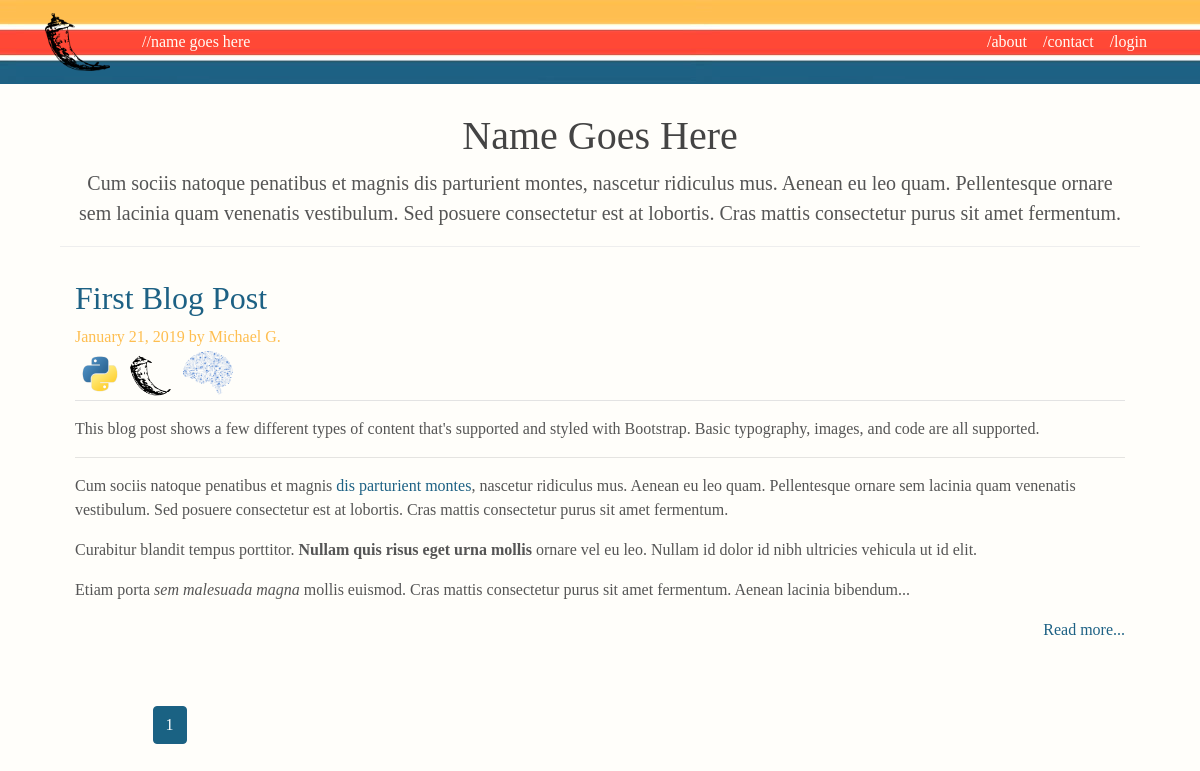
The page /home on the database its author committed.
### personal_blog/models.py (models this page shows, shortened)
class Post(db.Model):
    id = db.Column(db.Integer, primary_key=True)
    title = db.Column(db.String(100), nullable=False)
    slug = db.Column(db.String(100), unique=True, nullable=False)
    date_posted = db.Column(db.DateTime, nullable=False, default=datetime.utcnow)
    content = db.Column(db.Text, nullable=False)
    user_id = db.Column(db.Integer, db.ForeignKey('user.id'), nullable=False)
    tags = db.relationship('Tag', secondary=posts_and_tags, lazy='subquery', backref=db.backref('pages', lazy=True))

class User(db.Model, UserMixin):
    id = db.Column(db.Integer, primary_key=True)
    username = db.Column(db.String(20), unique=True, nullable=False)
    alias = db.Column(db.String(20), unique=True, nullable=False)
    image_file = db.Column(db.String(20), nullable=False, default='default.jpg')
    password = db.Column(db.String(60), nullable=False)
    posts = db.relationship('Post', backref='author', lazy=True)

class Tag(db.Model):
    id = db.Column(db.Integer, primary_key=True)
    slug = db.Column(db.String(20), unique=True, nullable=False)
    tag_name = db.Column(db.String(20), unique=True, nullable=False)
    image_file = db.Column(db.String(20), nullable=False, default='default.jpg')

### personal_blog/routes.py (the view)
@app.route("/")
@app.route("/home")
def home():
    page = request.args.get('page', 1, type=int)
    posts = Post.query.order_by(Post.date_posted.desc()).paginate(page=page, per_page=5)
    return render_template('home.html', posts=posts)

### personal_blog/templates/home.html
{% extends "layout.html" %}
{% block content %}
<div class="blog-header">
   <div class="container">
      <h1 class="blog-title" align="center">Name Goes Here</h1>
      <p class="lead blog-description" align="center">
         Cum sociis natoque penatibus et magnis dis parturient montes, nascetur ridiculus mus.
         Aenean eu leo quam. Pellentesque ornare sem lacinia quam venenatis vestibulum.
         Sed posuere consectetur est at lobortis. Cras mattis consectetur purus sit amet fermentum.
      </p>
   </div>
</div>
<div class="blog-post">
   <div class="container">
      {% for post in posts.items %}
      <div class="row">
         <article class="media content-section">
            <div class="col-sm-12 blog-main">
               <div class="media-body">
                  <div class="article-metadata">
                     <h2> <a href="{{ url_for('post', slug=post.slug) }}">{{ post.title }}</a></h2>
                     <p class="blog-post-meta">{{ post.date_posted.strftime('%B %d, %Y') }} by {{ post.author.alias }} </p>
               {% for tag in post.tags %}
                  <a href="{{ url_for('tag_posts', slug=tag.slug) }}", title="{{ tag.tag_name }}">
                  <img class="img-fluid rounded-circle article-img" src="{{ url_for('static', filename='tag_pics/' + tag.image_file) }}" >
                  </a>
               {% endfor %}
                  </div>
                  <p class="article-content">{{ post.content| truncate(800) | safe }}</p>
               </div>
               <p class="quiet" style="text-align: right;"><a  href="{{ url_for('post', slug=post.slug) }}">Read more...</a></p>
            </div>
         </article>
      </div>
      {% endfor %}
   </div>
</div>
<div class="row">
   <div class="col-sm-8 offset-sm-1 blog-main">
      {% for page_num in posts.iter_pages(left_edge=1, right_edge=1, left_current=1, right_current=2) %}
      {% if page_num %}
      {% if posts.page == page_num %}
      <a class="btn btn-info mb-4" href="{{ url_for('home', page=page_num) }}">{{ page_num }}</a>
      {% else %}
      <a class="btn btn-outline-primary mb-4" href="{{ url_for('home', page=page_num) }}">{{ page_num }}</a>
      {% endif %}
      {% else %}
      ...
      {% endif %}
      {% endfor %}
   </div>
</div>
{% endblock content %}

### personal_blog/templates/layout.html (shortened to what this page needs)
<!DOCTYPE html>
<html>
   <head>
      <link rel="stylesheet" href="https://stackpath.bootstrapcdn.com/bootstrap/4.2.1/css/bootstrap.min.css">
      <link rel="stylesheet" type="text/css" href="{{ url_for('static', filename='main.css') }}">
   </head>
   <body>
      <header class="site-header">
         <nav class="navbar navbar-expand-md navbar-dark bg-steel fixed-top">
            <div class="container">
               <a class="navbar-brand mr-4" href="/"><img src="{{ url_for('static', filename='images/flask.png') }}" style="max-height: 60px; max-width: 65px;"/></a>
               <div class="collapse navbar-collapse" id="navbarToggle">
                  <div class="navbar-nav mr-auto">
                     <a class="nav-item nav-link" href="{{ url_for('home') }}">//name goes here</a>
                  </div>
                  <div class="navbar-nav">
                     {% if current_user.is_authenticated %}
                     <a class="nav-item nav-link" href="{{ url_for('new_post') }}">/new post</a>
                     <a class="nav-item nav-link" href="{{ url_for('account') }}">/account</a>
                     <a class="nav-item nav-link" href="{{ url_for('logout') }}">/logout</a>
                     {% else %}
                     <a class="nav-item nav-link" href="{{ url_for('about') }}">/about</a>
                     <a class="nav-item nav-link" href="">/contact</a>
                     <a class="nav-item nav-link" href="{{ url_for('login') }}">/login</a>
                     {% endif %}
                  </div>
               </div>
            </div>
         </nav>
      </header>
      <main role="main" class="container">
         <div class="container">
            {% block content %}{% endblock %}
         </div>
      </main>
   </body>
</html>

### personal_blog/static/main.css (style rules this page uses)
a { color: #1d6184; }
body { background: #fffefa; color: #333333; margin-top: 5rem; font-family: Georgia, "Times New Roman", Times, serif; color: #555; }
h1, h2, h3, h4, h5, h6 { color: #444444; }
.bg-steel { background-image: url("images/retro_stripes_fade.jpg"); background-color: #1d6184; background-size: 696px 82px; background-repeat: repeat-x; }
.site-header .navbar-nav .nav-link { color: #fffcf6; }
.article-content { white-space: pre-line; }
.article-img { width: 50px; }
.article-metadata { padding-bottom: 1px; margin-bottom: 4px; border-bottom: 1px solid #e3e3e3 }
.btn-info { color: #fff; background-color: #1a6283; border-color: #1d6184; }
.blog-header { padding-top: 2rem; padding-bottom: .1rem; margin-bottom: 2rem; border-bottom: .05rem solid #eee; }
.blog-post { margin-bottom: 3rem; }
.blog-post-meta { color: #febe50; margin-bottom: 0rem; }

### rows shown on the page
Post: title "First Blog Post", date_posted "January 21, 2019", author.alias "Michael G.", content "This blog post shows a few different types of content that's supported and styled with Bootstrap. Basic typography, images, and code are all supported. Cum sociis natoque penatibus et magnis dis parturient montes , nascetur ridiculus mus. Aenean eu leo quam. Pellentesque ornare sem lacinia quam venenatis vestibulum. Sed posuere consectetur est at lobortis. Cras mattis consectetur purus sit amet fermentum. Curabitur blandit tempus porttitor. Nullam quis risus eget urna mollis ornare vel eu leo. Nullam id dolor id nibh ultricies vehicula ut id elit. Etiam porta sem malesuada magna mollis euismod. Cras mattis consectetur purus sit amet fermentum. Aenean lacinia bibendum..."
Tag: image_file (picture)
Tag: image_file (picture)
Tag: image_file (picture)

### other values the page prints
{{ page_num }} "1"
